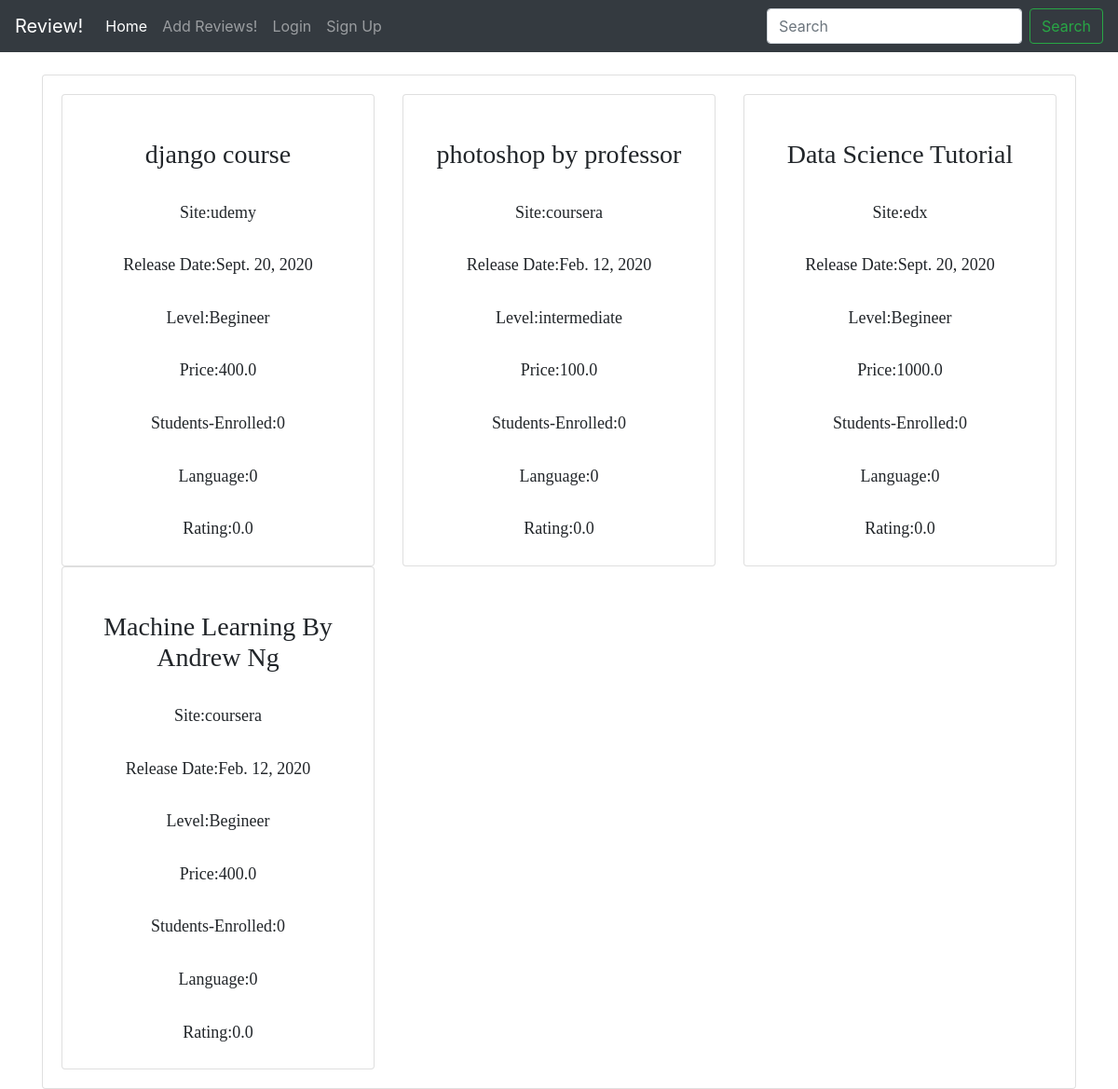
Before: /comparecourses/ with the older database file.
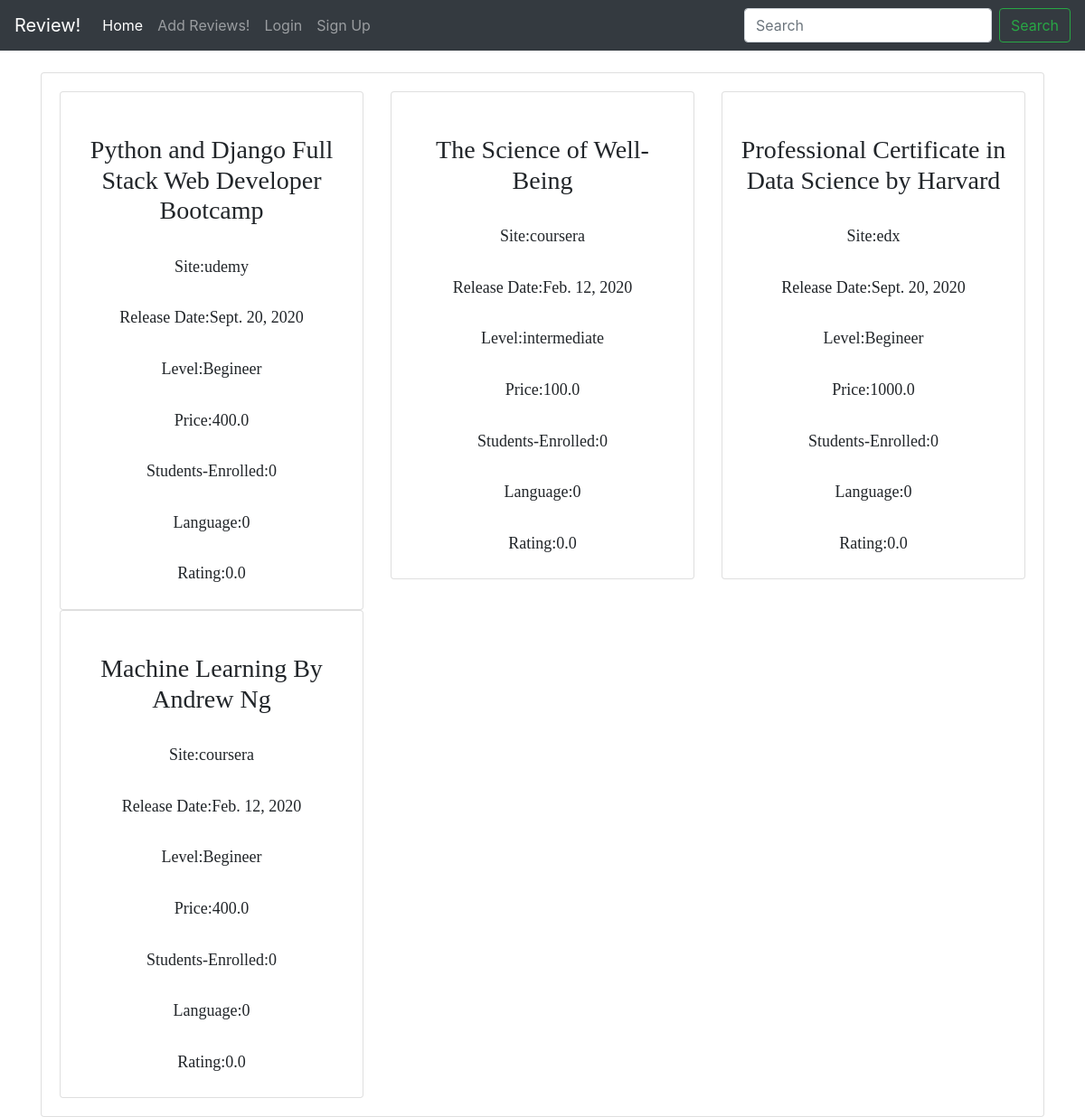
After: the same page with the newer database file.
### main/models.py (models this page shows, shortened)
class Course(models.Model):
    name=models.CharField(max_length=500)
    site=models.CharField(max_length=500)
    type=models.CharField(max_length=500)#intermediate high or low #1
    price=models.FloatField()#2
    description=models.TextField(max_length=5000)
    realse_Date=models.DateField()#3
    AverageRating=models.FloatField(default=False)
    image=models.URLField(default=None,null=True)
    financial_aid=models.BooleanField(default=False)#4
    students_enrolled=models.IntegerField(default=0) #5
    Language=models.CharField(max_length=500)#6
    Rating=models.FloatField(default=0)#7

### main/views.py (the view)
# urls.py: path('comparecourses/',views.compare_courses,name="compare_courses")
def compare_courses(request):
    query=request.GET.get("title")
    allCourses=None
    if query:
        allCourses=Course.objects.filter(name__icontains=query)
    else:
        allCourses=Course.objects.all()
    context={
        'courses':allCourses,
    }
    return render(request,'main/newindex.html',context)

### main/templates/main/newindex.html (shortened to what this page needs)
{% extends 'main/base.html' %}
{% block content %}
<div class="container">
  <br>
  <div class="card" id="backdrop">
    <div class="card-body">
      <div class="row">
        {% for course in courses %}
        <div class="col-md-4">
          <div class="card">
            <div class="card-body">
              <div class="text-center">
              <br>
              <h3 class="text-heading">{{course.name}}</h3>
              <br>
              <h6 class="text-center">Site:{{course.site}}</h6>
              <br>
                <h6 class="text-center">Release Date:{{course.realse_Date}}</h6>
                <br>
                <h6 class="text-center">Level:{{course.type}}</h6>
                <br>
                <h6 class="text-center">Price:{{course.price}}</h6>
                <br>
                <h6 class="text-center">Students-Enrolled:{{course.students_enrolled}}</h6>
                <br>
                <h6 class="text-center">Language:{{course.Language}}</h6>
                <br>
                <h6 class="text-center">Rating:{{course.Rating}}</h6>
              </div>
            </div>
          </div>
        </div>
        {% endfor %}
      </div>
    </div>
  </div>
</div>
{% endblock %}

Changed rows visible on the page:
changed Course "udemy": name "django course" → "Python and Django Full Stack Web Developer Bootcamp"
changed Course "intermediate": name "photoshop by professor" → "The Science of Well-Being"
changed Course "edx": name "Data Science Tutorial" → "Professional Certificate in Data Science by Harvard"
